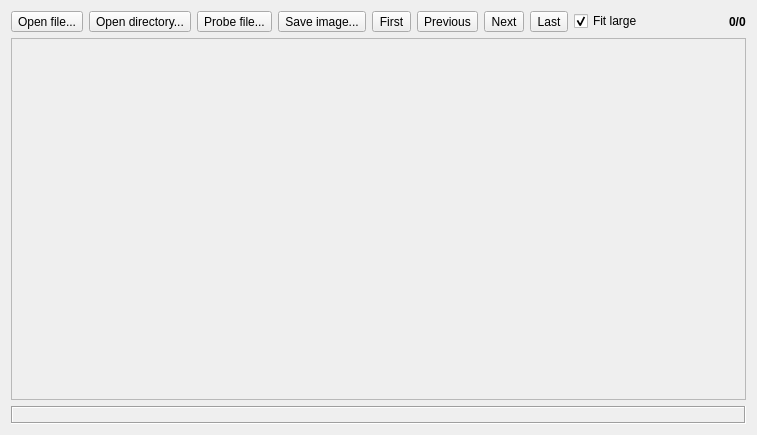
<?xml version="1.0" encoding="UTF-8"?>
<ui version="4.0">
 <class>QtSail</class>
 <widget class="QWidget" name="QtSail">
  <property name="geometry">
   <rect>
    <x>0</x>
    <y>0</y>
    <width>757</width>
    <height>435</height>
   </rect>
  </property>
  <property name="windowTitle">
   <string>Qt SAIL demo [deep diver]</string>
  </property>
  <layout class="QGridLayout" name="gridLayout">
   <item row="0" column="0">
    <layout class="QHBoxLayout" name="horizontalLayout">
     <item>
      <widget class="QToolButton" name="pushOpen">
       <property name="text">
        <string>Open file...</string>
       </property>
      </widget>
     </item>
     <item>
      <widget class="QToolButton" name="pushOpenDir">
       <property name="text">
        <string>Open directory...</string>
       </property>
      </widget>
     </item>
     <item>
      <widget class="QToolButton" name="pushProbe">
       <property name="text">
        <string>Probe file...</string>
       </property>
      </widget>
     </item>
     <item>
      <widget class="QToolButton" name="pushSave">
       <property name="text">
        <string>Save image...</string>
       </property>
      </widget>
     </item>
     <item>
      <widget class="QToolButton" name="pushFirst">
       <property name="text">
        <string>First</string>
       </property>
      </widget>
     </item>
     <item>
      <widget class="QToolButton" name="pushPrevious">
       <property name="text">
        <string>Previous</string>
       </property>
      </widget>
     </item>
     <item>
      <widget class="QToolButton" name="pushNext">
       <property name="text">
        <string>Next</string>
       </property>
      </widget>
     </item>
     <item>
      <widget class="QToolButton" name="pushLast">
       <property name="text">
        <string>Last</string>
       </property>
      </widget>
     </item>
     <item>
      <widget class="QCheckBox" name="checkFit">
       <property name="text">
        <string>Fit large</string>
       </property>
       <property name="checked">
        <bool>true</bool>
       </property>
      </widget>
     </item>
     <item>
      <spacer name="horizontalSpacer">
       <property name="orientation">
        <enum>Qt::Horizontal</enum>
       </property>
       <property name="sizeHint" stdset="0">
        <size>
         <width>40</width>
         <height>20</height>
        </size>
       </property>
      </spacer>
     </item>
     <item>
      <widget class="QLabel" name="labelCounter">
       <property name="font">
        <font>
         <weight>75</weight>
         <bold>true</bold>
        </font>
       </property>
       <property name="text">
        <string>0/0</string>
       </property>
      </widget>
     </item>
    </layout>
   </item>
   <item row="2" column="0">
    <widget class="QLabel" name="labelStatus">
     <property name="font">
      <font>
       <weight>75</weight>
       <bold>true</bold>
      </font>
     </property>
     <property name="frameShape">
      <enum>QFrame::Box</enum>
     </property>
     <property name="frameShadow">
      <enum>QFrame::Sunken</enum>
     </property>
     <property name="textInteractionFlags">
      <set>Qt::LinksAccessibleByMouse|Qt::TextSelectableByMouse</set>
     </property>
    </widget>
   </item>
   <item row="1" column="0">
    <widget class="QScrollArea" name="scrollArea">
     <property name="widgetResizable">
      <bool>true</bool>
     </property>
     <widget class="QWidget" name="scrollAreaWidgetContents">
      <property name="geometry">
       <rect>
        <x>0</x>
        <y>0</y>
        <width>737</width>
        <height>361</height>
       </rect>
      </property>
     </widget>
    </widget>
   </item>
  </layout>
 </widget>
 <tabstops>
  <tabstop>scrollArea</tabstop>
  <tabstop>pushOpen</tabstop>
  <tabstop>pushOpenDir</tabstop>
  <tabstop>pushProbe</tabstop>
  <tabstop>pushSave</tabstop>
  <tabstop>pushFirst</tabstop>
  <tabstop>pushPrevious</tabstop>
  <tabstop>pushNext</tabstop>
  <tabstop>pushLast</tabstop>
  <tabstop>checkFit</tabstop>
 </tabstops>
 <resources/>
 <connections/>
 <designerdata>
  <property name="gridDeltaX">
   <number>5</number>
  </property>
  <property name="gridDeltaY">
   <number>5</number>
  </property>
  <property name="gridSnapX">
   <bool>true</bool>
  </property>
  <property name="gridSnapY">
   <bool>true</bool>
  </property>
  <property name="gridVisible">
   <bool>true</bool>
  </property>
 </designerdata>
</ui>
